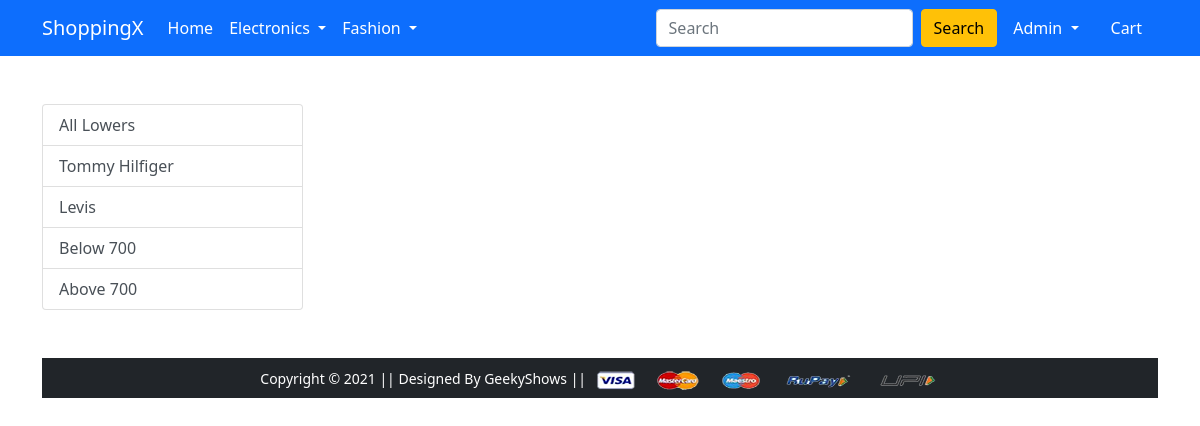
Before: /bottomwear/Tommy Hilfiger (signed in) with the older database file.
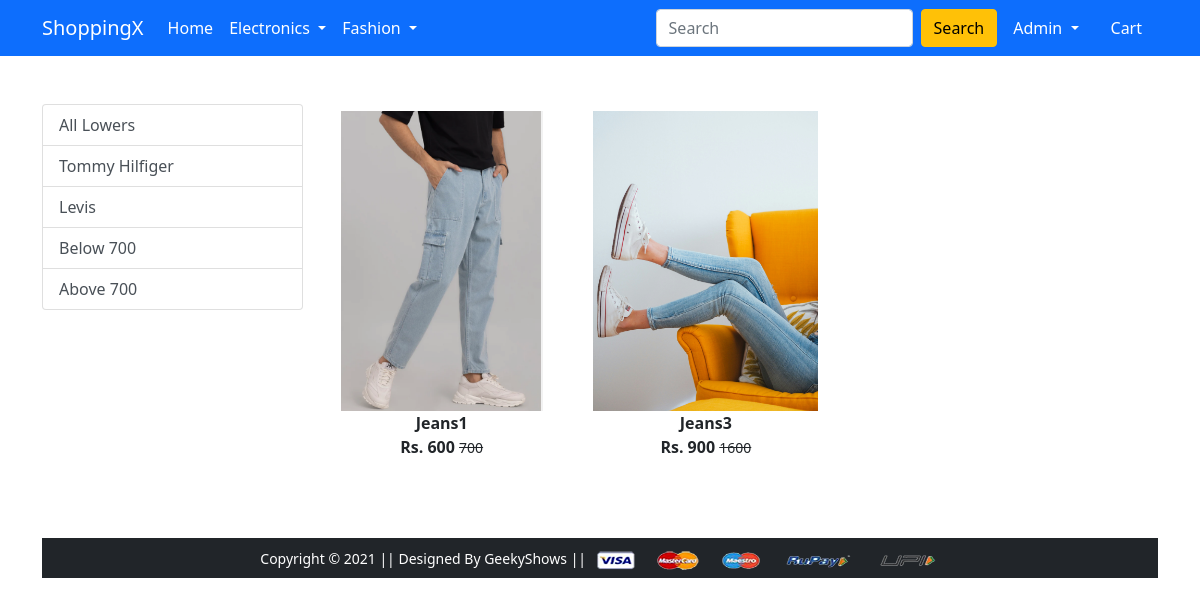
After: the same page with the newer database file.
### app/models.py (models this page shows, shortened)
class product(models.Model):
    Title = models.CharField( max_length=50)
    Selling_price = models.IntegerField()
    Discounted_price = models.IntegerField()
    Description = models.TextField(max_length=50)
    Brand = models.CharField(max_length=50)
    Category = models.CharField(choices = Category_Choices, max_length=2)
    Product_image = models.ImageField( upload_to= 'Productimg')

### app/views.py (the view)
# urls.py: path('bottomwear/<str:data>', views.bottomwear, name='bottomweardata'),
@login_required
def bottomwear(request,data = None):
 if data == None:
  bottomwear = product.objects.filter(Category = 'BW')
 elif  data == 'Tommy Hilfiger' or data == 'Levis':
  bottomwear = product.objects.filter(Category = 'BW').filter(Brand = data)
 elif data == 'below':
  bottomwear = product.objects.filter(Category = 'BW').filter(Discounted_price__lt = 700)
 elif data == 'above':
  bottomwear = product.objects.filter(Category = 'BW').filter(Discounted_price__gt = 700)
 return render(request,'app/bottomwear.html', {'bottomwear': bottomwear})

### app/templates/app/bottomwear.html (shortened to what this page needs)
{% extends 'app/base.html' %}
{% load static %}
{% block main-content %}
<div class="container my-5">
    <div class="row">
     <div class="col-sm-3">
      <div class="list-group">
        <a href="{% url 'bottomwear' %}" class="list-group-item list-group-item-action" aria-current="true">All Lowers</a>
        <a href="{% url 'bottomweardata' 'Tommy Hilfiger'  %}" class="list-group-item list-group-item-action" aria-current="true">Tommy Hilfiger</a>
        <a href="{% url 'bottomweardata' 'Levis'  %}" class="list-group-item list-group-item-action">Levis</a>
        <a href="{% url 'bottomweardata' 'below'  %}" class="list-group-item list-group-item-action">Below 700</a>
        <a href="{% url 'bottomweardata' 'above'  %}" class="list-group-item list-group-item-action">Above 700</a>
      </div>
     </div>
  <div class="col-sm-8">
    <div class="row">
     {% for product in bottomwear %}
      <div class="col-sm-4 text-center mb-4">
       <a href="{% url 'product-detail' product.id %}" class="btn">
        <div class="item">
         <img src="{{product.Product_image.url}}" alt="" height="300" class="">
         <div class="fw-bold">{{product.Title}}</div>
         <div class="fw-bold">Rs. {{product.Discounted_price}} <small class="fw-light text-decoration-line-through">{{product.Selling_price}}</small></div>
        </div>
       </a>
      </div>
     {% endfor %}
    </div>
  </div>
</div>
{% endblock main-content %}

Changed rows visible on the page:
now on this page (row edited): product: Product_image (picture), Title "Jeans1", Discounted_price "600", Selling_price "700"
now on this page (row edited): product: Product_image (picture), Title "Jeans3", Discounted_price "900", Selling_price "1600"
